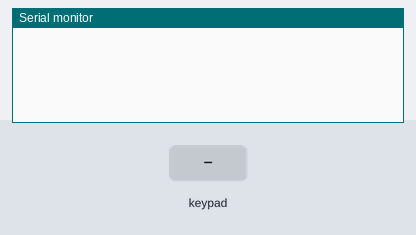
This sketch was run on a simulated Arduino Uno, built with avr-gcc and run on an emulated ATmega328P. Parts: the last lines printed to the serial monitor. Wiring (inferred from the names in the program): 4×4 keypad with keys 1 2 3 A 4 5 6 B 7 8 9 C E 0 F D: rows pin 10, pin 11, pin 12, pin 13; columns pin 6, pin 7, pin 8, pin 9. The inputs (shaded band) are chosen by the test bench.

Above: at 1.2 s.
1.3 s: key '1' pressed
At 1.9 s:
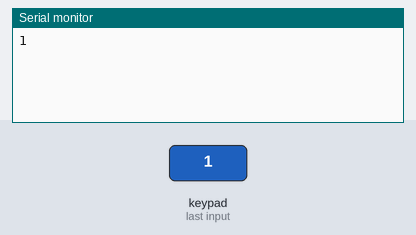
2.9 s: keypad keys 1 2 pressed 0.4 s apart
At 4.6 s:
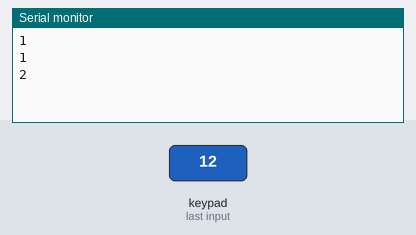
5.2 s: key '3' pressed
At 6.1 s:
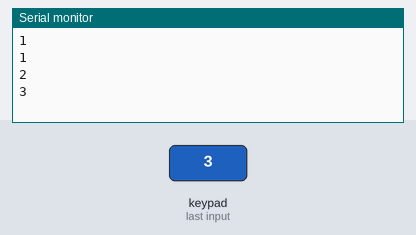
6.7 s: keypad keys 1 2 A pressed 0.4 s apart
At 9.0 s:
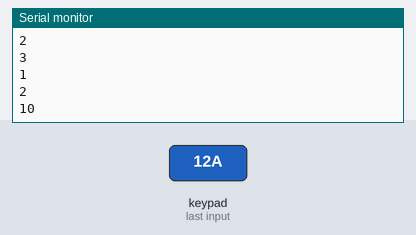
Timing chart, 0 to 10.4 s (numbered marks = the images above; inputs shaded):
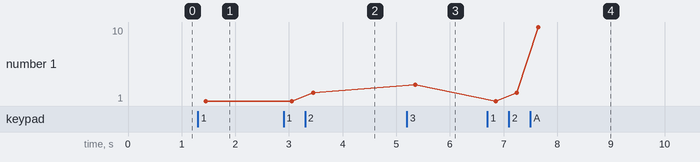

The sketch:

keypad_matrix_using_functions.ino
```cpp
/*
Arduino IDE version: 1.8.3
Tested on : ARBD-1
Microcontroller:ATMEGA 328p
Written by:Mohammad Waqas
Date:11/06/2019
*/

void col_on(int pattern);
int row_read();
int pattern[4]={0b1000,0b0100,0b0010,0b0001};//	Patterns for different columns being high at different times
					     //1000 represents column 1 high and rest low and so on
int key[4][4]={{1,2,3,10},{4,5,6,11},{7,8,9,12},{14,0,15,13}};// a 4*4 matrix where every key of the matrix is mentioned
							      // In Keypad Matrix A=10,B=11,C=12,D=13,*=14,#=15
int column[4]={6,7,8,9};
int row[4]={10,11,12,13};
// the setup function runs once when you press reset or power the board
void setup()
{pinMode(6,OUTPUT);
 pinMode(7,OUTPUT);	//Pins D6,D7,D8 and D9 are columns of the keypad matrix
 pinMode(8,OUTPUT);
 pinMode(9,OUTPUT);
 pinMode(10,INPUT);	//Pins D10,D11,D12,D13 	are rows of the keypad matrix
 pinMode(11,INPUT);
 pinMode(12,INPUT);
 pinMode(13,INPUT);
 Serial.begin(9600);
}
// the loop function runs over and over again forever
void loop()
{
  for(int i=0;i<4;i++)
  {
    col_on(pattern[i]);		//Calling col_on function and passing patterns
    int j=row_read();		//Storing the values of the rows reading value from the user
    if(j!=5)			//Indicating that one of the keys has been pressed
    Serial.println(key[j][i]);	//print the value of the key pressed by the user by accesing the row and column of the 4*4 matrix
  }
}
void col_on(int pattern)
{


  digitalWrite(column[0],pattern==8);//set columns to high or low here set column 1 to high and rest low
  digitalWrite(column[1],pattern==4);//column 2 high and rest low
  digitalWrite(column[2],pattern==2);
  digitalWrite(column[3],pattern==1);


}

int row_read()
{

  if(digitalRead(row[0]))
  {
    delay(2);//to remove slight bouncing
while(digitalRead(row[0]));//Wait until another key is pressed
  return 0;}
  if(digitalRead(row[1]))

  {delay(2);
    while(digitalRead(row[1]));

    return 1;}
  if(digitalRead(row[2]))
  {
    delay(2);while(digitalRead(row[2]));
    return 2;

  }
  if(digitalRead(row[3]))
  {delay(2);
    while(digitalRead(row[3]));

  return 3;
  }
  return 5;  //if no key has been pressed
}
```

Measured:
- after the input at 1.3 s, the serial monitor: prints a new line after 0.15 s (image 1)
- after the input at 2.9 s, the serial monitor: prints a new line after 0.55 s (image 2)
- after the input at 5.2 s, the serial monitor: prints a new line after 0.15 s (image 3)
- after the input at 6.7 s, the serial monitor: prints a new line after 0.15 s (image 4)
- plotted number 1: 1 → 2 after the input at 2.9 s, 2 → 3 after the input at 5.2 s, 3 → 10 after the input at 6.7 s
